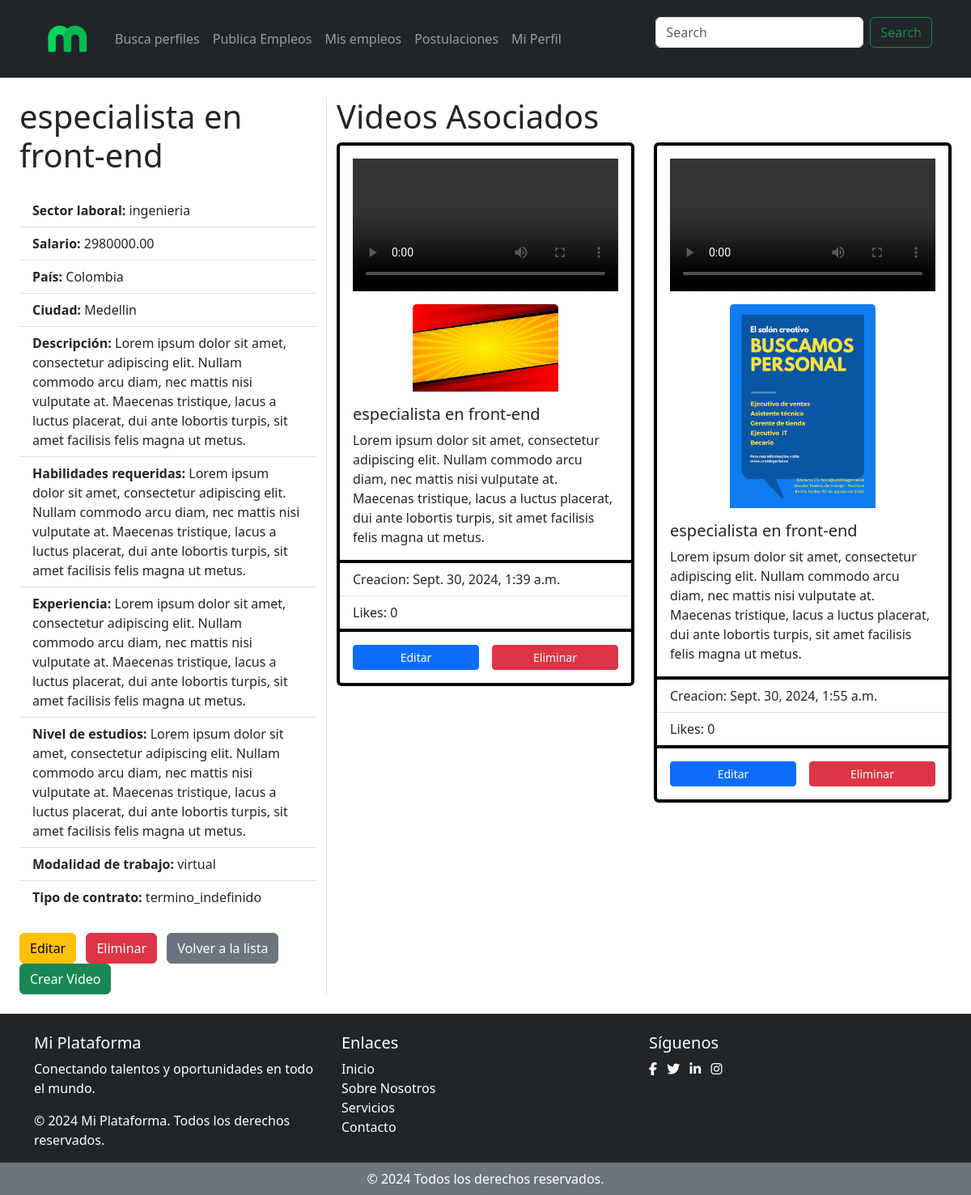
The app's page /empleo/1/ with its own data.
### empleos_reclutador/models.py (models this page shows, shortened)
class Empleo(models.Model):
    reclutador = models.ForeignKey(Reclutador_empresa, on_delete=models.CASCADE)
    titulo = models.CharField(max_length=255)
    sector_laboral = models.CharField(max_length=50, choices=SectoresLaborales.choices)
    salario = MoneyField(
        max_digits=14,
        decimal_places=2,
        default_currency='COP',  # Moneda predeterminada para Colombia
        currency_choices=[
            ('COP', 'Peso colombiano (COP)'),  # Empleos locales
            ('USD', 'Dólar estadounidense (USD)'),  # Empleos virtuales (EE.UU.)
            ('EUR', 'Euro (EUR)'),  # Empleos virtuales (Europa)
            ('GBP', 'Libra esterlina (GBP)'),  # Empleos virtuales (Reino Unido)
            ('CAD', 'Dólar canadiense (CAD)'),  # Empleos virtuales (Canadá)
            ('AUD', 'Dólar australiano (AUD)'),  # Empleos virtuales (Australia)
            ('BTC', 'Bitcoin (BTC)'),  # Criptomonedas
            ('ETH', 'Ethereum (ETH)'),  # Criptomonedas
        ]
    )
    pais = models.CharField(max_length=50, choices=Paises.choices)
    ciudad = models.CharField(max_length=100)
    fecha_creacion = models.DateTimeField(default=timezone.now)  # Campo de fecha y hora
    descripcion = models.TextField()
    habilidades = models.TextField()
    experiencia = models.TextField()
    nivel_estudios = models.TextField()
    MODALIDAD_TRABAJO = [('virtual', 'virtual'), ('presencial', 'presencial'), ('mixto', 'mixto')]
    modalidad_trabajo = models.CharField(max_length=50, choices=MODALIDAD_TRABAJO)
    palabras_clave = models.TextField()
    CONTRATO_CHOICES = [
        ('termino_fijo', 'Contrato a Término Fijo'),
        ('termino_indefinido', 'Contrato a Término Indefinido'),
        ('aprendizaje', 'Contrato de Aprendizaje'),
        ('obra_labor', 'Contrato por Obra o Labor'),
        ('tiempo_parcial', 'Contrato a Tiempo Parcial'),
        ('teletrabajo', 'Contrato de Teletrabajo'),
        ('temporada', 'Contrato de Temporada'),
        ('servicios', 'Contrato de Servicios'),
    ]
    tipo_contrato = models.CharField(
        max_length=30,
        choices=CONTRATO_CHOICES,
        default='termino_fijo'  # Puedes cambiar el valor por defecto
    )
    competencias_tecnicas = models.TextField()
    video_presentacion = models.FileField(upload_to='videos_presentacion_empleo/')

class VideoPostEmpleo(models.Model):
    empleo = models.ForeignKey(Empleo, on_delete=models.CASCADE, related_name='videos_empleo')
    video_file = models.FileField(upload_to='post_video_empleo/')
    thumbnail = models.ImageField(upload_to='thumbnails/', blank=True)
    fecha_creacion = models.DateTimeField(default=timezone.now)
    likes = models.PositiveIntegerField(default=0)

### empleos_reclutador/views.py (the view)
# urls.py: path('empleo/<int:empleo_id>/', views.detalle_empleo, name='detalle_empleo'),
def detalle_empleo(request, empleo_id):
    empleo = get_object_or_404(Empleo, id=empleo_id)
    videos_empleo = VideoPostEmpleo.objects.filter(empleo=empleo)  # Asegúrate de usar .objects
    return render(request, 'detalle_empleo.html', {'empleo': empleo, 'videos_empleo': videos_empleo})

### empleos_reclutador/templates/detalle_empleo.html (shortened to what this page needs)
{% extends 'base_reclutador.html' %}
{% block content %}
<div class="container-fluid mt-4 px-4">
    <div class="row">
        <div class="col-md-4 border-end">
            <h1 class="mb-4">{{ empleo.titulo }}</h1>
            <ul class="list-group list-group-flush">
                <li class="list-group-item"><strong>Sector laboral:</strong> {{ empleo.sector_laboral }}</li>
                <li class="list-group-item"><strong>Salario:</strong> {{ empleo.salario }}</li>
                <li class="list-group-item"><strong>País:</strong> {{ empleo.pais }}</li>
                <li class="list-group-item"><strong>Ciudad:</strong> {{ empleo.ciudad }}</li>
                <li class="list-group-item"><strong>Descripción:</strong> {{ empleo.descripcion }}</li>
                <li class="list-group-item"><strong>Habilidades requeridas:</strong> {{ empleo.habilidades }}</li>
                <li class="list-group-item"><strong>Experiencia:</strong> {{ empleo.experiencia }}</li>
                <li class="list-group-item"><strong>Nivel de estudios:</strong> {{ empleo.nivel_estudios }}</li>
                <li class="list-group-item"><strong>Modalidad de trabajo:</strong> {{ empleo.modalidad_trabajo }}</li>
                <li class="list-group-item"><strong>Tipo de contrato:</strong> {{ empleo.tipo_contrato }}</li>
            </ul>
            <div class="mt-4">
                <a href="{% url 'editar_empleo' empleo.id %}" class="btn btn-warning me-2">Editar</a>
                <a href="{% url 'eliminar_empleo' empleo.id %}" class="btn btn-danger me-2">Eliminar</a>
                <a href="{% url 'mis_empleos' %}" class="btn btn-secondary me-2">Volver a la lista</a>
                <a href="{% url 'cargar_video_post_empleo' empleo.id %}" class="btn btn-success me-2">Crear Video</a>
            </div>
        </div>
        <div class="col-md-8">
            <h1>Videos Asociados</h1>
            <div class="row row-cols-1 row-cols-md-2 g-4">
                {% if videos_empleo %}
                    {% for video in videos_empleo %}
                        <div class="col">
                            <div class="card border border-4 border-black mb-3">
                                <video class="card-img-top p-3" controls>
                                    <source src="{{ video.video_file.url }}" type="video/mp4">
                                </video>
                                <img src="{{ video.thumbnail.url }}" class="card-img-top w-50 mx-auto d-block" alt="Thumbnail">
                                <div class="card-body">
                                    <h5 class="card-title">{{empleo.titulo}}</h5>
                                    <p class="card-text">{{empleo.descripcion}}</p>
                                </div>
                                <ul class="list-group list-group-flush ">
                                    <li class="list-group-item">Creacion: {{ video.fecha_creacion }}</li>
                                    <li class="list-group-item">Likes: {{ video.likes }}</li>
                                </ul>
                                <div class="card-body d-flex justify-content-between">
                                    <a href="{% url 'editar_video' video.id %}" class="card-link btn btn-primary btn-sm w-50 me-2">Editar</a>
                                    <a href="{% url 'eliminar_video' video.id %}" class="card-link btn btn-danger btn-sm w-50 ms-2">Eliminar</a>
                                </div>
                            </div>
                        </div>
                    {% endfor %}
                {% else %}
                    <div class="col">
                        <p>No hay videos asociados a este empleo.</p>
                    </div>
                {% endif %}
            </div>
        </div>
    </div>
</div>
{% endblock %}

### redSocialMagneto/static/styles/global.css (style rules this page uses)
body { background-color: white; }
a { text-decoration: none; }

### records on screen
Empleo: titulo "especialista en front-end", sector_laboral "ingenieria", salario "2980000.00", pais "Colombia", ciudad "Medellin", descripcion "Lorem ipsum dolor sit amet, consectetur adipiscing elit. Nullam commodo arcu diam, nec mattis nisi vulputate at. Maecenas tristique, lacus a luctus placerat, dui ante lobortis turpis, sit amet facilisis felis magna ut metus.", habilidades "Lorem ipsum dolor sit amet, consectetur adipiscing elit. Nullam commodo arcu diam, nec mattis nisi vulputate at. Maecenas tristique, lacus a luctus placerat, dui ante lobortis turpis, sit amet facilisis felis magna ut metus.", experiencia "Lorem ipsum dolor sit amet, consectetur adipiscing elit. Nullam commodo arcu diam, nec mattis nisi vulputate at. Maecenas tristique, lacus a luctus placerat, dui ante lobortis turpis, sit amet facilisis felis magna ut metus.", nivel_estudios "Lorem ipsum dolor sit amet, consectetur adipiscing elit. Nullam commodo arcu diam, nec mattis nisi vulputate at. Maecenas tristique, lacus a luctus placerat, dui ante lobortis turpis, sit amet facilisis felis magna ut metus.", modalidad_trabajo "virtual", tipo_contrato "termino_indefinido"
VideoPostEmpleo: thumbnail (picture), fecha_creacion "Sept. 30, 2024, 1:39 a.m.", likes "0"
VideoPostEmpleo: thumbnail (picture), fecha_creacion "Sept. 30, 2024, 1:55 a.m.", likes "0"
